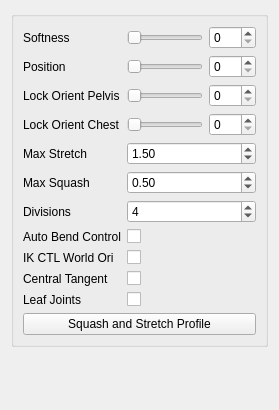
<?xml version="1.0" encoding="UTF-8"?>
<ui version="4.0">
 <class>Form</class>
 <widget class="QWidget" name="Form">
  <property name="geometry">
   <rect>
    <x>0</x>
    <y>0</y>
    <width>279</width>
    <height>410</height>
   </rect>
  </property>
  <property name="windowTitle">
   <string>Form</string>
  </property>
  <layout class="QGridLayout" name="gridLayout">
   <item row="0" column="0">
    <widget class="QGroupBox" name="groupBox">
     <property name="title">
      <string/>
     </property>
     <layout class="QFormLayout" name="formLayout">
      <item row="0" column="0">
       <widget class="QLabel" name="softness_label">
        <property name="text">
         <string>Softness</string>
        </property>
       </widget>
      </item>
      <item row="0" column="1">
       <layout class="QHBoxLayout" name="horizontalLayout_3">
        <item>
         <widget class="QSlider" name="softness_slider">
          <property name="minimumSize">
           <size>
            <width>0</width>
            <height>15</height>
           </size>
          </property>
          <property name="maximum">
           <number>100</number>
          </property>
          <property name="orientation">
           <enum>Qt::Horizontal</enum>
          </property>
         </widget>
        </item>
        <item>
         <widget class="QSpinBox" name="softness_spinBox">
          <property name="maximum">
           <number>100</number>
          </property>
         </widget>
        </item>
       </layout>
      </item>
      <item row="1" column="0">
       <widget class="QLabel" name="softness_label_2">
        <property name="text">
         <string>Position</string>
        </property>
       </widget>
      </item>
      <item row="1" column="1">
       <layout class="QHBoxLayout" name="horizontalLayout_4">
        <item>
         <widget class="QSlider" name="position_slider">
          <property name="minimumSize">
           <size>
            <width>0</width>
            <height>15</height>
           </size>
          </property>
          <property name="maximum">
           <number>100</number>
          </property>
          <property name="orientation">
           <enum>Qt::Horizontal</enum>
          </property>
         </widget>
        </item>
        <item>
         <widget class="QSpinBox" name="position_spinBox">
          <property name="maximum">
           <number>100</number>
          </property>
         </widget>
        </item>
       </layout>
      </item>
      <item row="2" column="0">
       <widget class="QLabel" name="softness_label_3">
        <property name="text">
         <string>Lock Orient Pelvis</string>
        </property>
       </widget>
      </item>
      <item row="2" column="1">
       <layout class="QHBoxLayout" name="horizontalLayout_5">
        <item>
         <widget class="QSlider" name="lockOri_pelvis_slider">
          <property name="minimumSize">
           <size>
            <width>0</width>
            <height>15</height>
           </size>
          </property>
          <property name="maximum">
           <number>100</number>
          </property>
          <property name="orientation">
           <enum>Qt::Horizontal</enum>
          </property>
         </widget>
        </item>
        <item>
         <widget class="QSpinBox" name="lockOri_pelvis_spinBox">
          <property name="maximum">
           <number>100</number>
          </property>
         </widget>
        </item>
       </layout>
      </item>
      <item row="3" column="0">
       <widget class="QLabel" name="softness_label_4">
        <property name="text">
         <string>Lock Orient Chest</string>
        </property>
       </widget>
      </item>
      <item row="3" column="1">
       <layout class="QHBoxLayout" name="horizontalLayout_6">
        <item>
         <widget class="QSlider" name="lockOri_chest_slider">
          <property name="minimumSize">
           <size>
            <width>0</width>
            <height>15</height>
           </size>
          </property>
          <property name="maximum">
           <number>100</number>
          </property>
          <property name="orientation">
           <enum>Qt::Horizontal</enum>
          </property>
         </widget>
        </item>
        <item>
         <widget class="QSpinBox" name="lockOri_chest_spinBox">
          <property name="maximum">
           <number>100</number>
          </property>
         </widget>
        </item>
       </layout>
      </item>
      <item row="4" column="0">
       <widget class="QLabel" name="maxStretch_label">
        <property name="sizePolicy">
         <sizepolicy hsizetype="MinimumExpanding" vsizetype="MinimumExpanding">
          <horstretch>0</horstretch>
          <verstretch>0</verstretch>
         </sizepolicy>
        </property>
        <property name="text">
         <string>Max Stretch</string>
        </property>
       </widget>
      </item>
      <item row="4" column="1">
       <widget class="QDoubleSpinBox" name="maxStretch_spinBox">
        <property name="sizePolicy">
         <sizepolicy hsizetype="MinimumExpanding" vsizetype="Fixed">
          <horstretch>0</horstretch>
          <verstretch>0</verstretch>
         </sizepolicy>
        </property>
        <property name="minimum">
         <double>1.000000000000000</double>
        </property>
        <property name="singleStep">
         <double>0.100000000000000</double>
        </property>
        <property name="value">
         <double>1.500000000000000</double>
        </property>
       </widget>
      </item>
      <item row="5" column="0">
       <widget class="QLabel" name="maxSquash_label">
        <property name="sizePolicy">
         <sizepolicy hsizetype="MinimumExpanding" vsizetype="MinimumExpanding">
          <horstretch>0</horstretch>
          <verstretch>0</verstretch>
         </sizepolicy>
        </property>
        <property name="text">
         <string>Max Squash</string>
        </property>
       </widget>
      </item>
      <item row="5" column="1">
       <widget class="QDoubleSpinBox" name="maxSquash_spinBox">
        <property name="sizePolicy">
         <sizepolicy hsizetype="MinimumExpanding" vsizetype="Fixed">
          <horstretch>0</horstretch>
          <verstretch>0</verstretch>
         </sizepolicy>
        </property>
        <property name="minimum">
         <double>0.100000000000000</double>
        </property>
        <property name="maximum">
         <double>1.000000000000000</double>
        </property>
        <property name="singleStep">
         <double>0.100000000000000</double>
        </property>
        <property name="value">
         <double>0.500000000000000</double>
        </property>
       </widget>
      </item>
      <item row="6" column="0">
       <widget class="QLabel" name="divisions_label">
        <property name="text">
         <string>Divisions</string>
        </property>
       </widget>
      </item>
      <item row="6" column="1">
       <widget class="QSpinBox" name="division_spinBox">
        <property name="sizePolicy">
         <sizepolicy hsizetype="Expanding" vsizetype="Fixed">
          <horstretch>0</horstretch>
          <verstretch>0</verstretch>
         </sizepolicy>
        </property>
        <property name="minimum">
         <number>2</number>
        </property>
        <property name="maximum">
         <number>99</number>
        </property>
        <property name="value">
         <number>4</number>
        </property>
       </widget>
      </item>
      <item row="7" column="0">
       <widget class="QLabel" name="autoBend_label">
        <property name="text">
         <string>Auto Bend Control</string>
        </property>
       </widget>
      </item>
      <item row="7" column="1">
       <widget class="QCheckBox" name="autoBend_checkBox">
        <property name="text">
         <string/>
        </property>
       </widget>
      </item>
      <item row="8" column="0">
       <widget class="QLabel" name="autoBend_label_2">
        <property name="text">
         <string>IK CTL World Ori</string>
        </property>
       </widget>
      </item>
      <item row="8" column="1">
       <widget class="QCheckBox" name="IKWorldOri_checkBox">
        <property name="toolTip">
         <string>&lt;html&gt;&lt;head/&gt;&lt;body&gt;&lt;p&gt;If checked the IK controls will be oriented to world space in XYZ&lt;/p&gt;&lt;/body&gt;&lt;/html&gt;</string>
        </property>
        <property name="text">
         <string/>
        </property>
       </widget>
      </item>
      <item row="9" column="0">
       <widget class="QLabel" name="centralTangent_label">
        <property name="text">
         <string>Central Tangent</string>
        </property>
       </widget>
      </item>
      <item row="9" column="1">
       <widget class="QCheckBox" name="centralTangent_checkBox">
        <property name="text">
         <string/>
        </property>
       </widget>
      </item>
      <item row="12" column="0" colspan="2">
       <widget class="QPushButton" name="squashStretchProfile_pushButton">
        <property name="text">
         <string>Squash and Stretch Profile</string>
        </property>
       </widget>
      </item>
      <item row="10" column="1">
       <widget class="QCheckBox" name="leafJoints_checkBox">
        <property name="text">
         <string/>
        </property>
       </widget>
      </item>
      <item row="10" column="0">
       <widget class="QLabel" name="leafJoints_label">
        <property name="text">
         <string>Leaf Joints</string>
        </property>
       </widget>
      </item>
     </layout>
    </widget>
   </item>
   <item row="1" column="0">
    <spacer name="verticalSpacer">
     <property name="orientation">
      <enum>Qt::Vertical</enum>
     </property>
     <property name="sizeHint" stdset="0">
      <size>
       <width>20</width>
       <height>40</height>
      </size>
     </property>
    </spacer>
   </item>
  </layout>
 </widget>
 <resources/>
 <connections>
  <connection>
   <sender>softness_slider</sender>
   <signal>sliderMoved(int)</signal>
   <receiver>softness_spinBox</receiver>
   <slot>setValue(int)</slot>
   <hints>
    <hint type="sourcelabel">
     <x>187</x>
     <y>30</y>
    </hint>
    <hint type="destinationlabel">
     <x>235</x>
     <y>28</y>
    </hint>
   </hints>
  </connection>
  <connection>
   <sender>softness_spinBox</sender>
   <signal>valueChanged(int)</signal>
   <receiver>softness_slider</receiver>
   <slot>setValue(int)</slot>
   <hints>
    <hint type="sourcelabel">
     <x>235</x>
     <y>20</y>
    </hint>
    <hint type="destinationlabel">
     <x>187</x>
     <y>20</y>
    </hint>
   </hints>
  </connection>
  <connection>
   <sender>position_slider</sender>
   <signal>valueChanged(int)</signal>
   <receiver>position_spinBox</receiver>
   <slot>setValue(int)</slot>
   <hints>
    <hint type="sourcelabel">
     <x>156</x>
     <y>50</y>
    </hint>
    <hint type="destinationlabel">
     <x>208</x>
     <y>50</y>
    </hint>
   </hints>
  </connection>
  <connection>
   <sender>position_spinBox</sender>
   <signal>valueChanged(int)</signal>
   <receiver>position_slider</receiver>
   <slot>setValue(int)</slot>
   <hints>
    <hint type="sourcelabel">
     <x>218</x>
     <y>56</y>
    </hint>
    <hint type="destinationlabel">
     <x>176</x>
     <y>54</y>
    </hint>
   </hints>
  </connection>
  <connection>
   <sender>lockOri_pelvis_spinBox</sender>
   <signal>valueChanged(int)</signal>
   <receiver>lockOri_pelvis_slider</receiver>
   <slot>setValue(int)</slot>
   <hints>
    <hint type="sourcelabel">
     <x>207</x>
     <y>79</y>
    </hint>
    <hint type="destinationlabel">
     <x>165</x>
     <y>82</y>
    </hint>
   </hints>
  </connection>
  <connection>
   <sender>lockOri_pelvis_slider</sender>
   <signal>valueChanged(int)</signal>
   <receiver>lockOri_pelvis_spinBox</receiver>
   <slot>setValue(int)</slot>
   <hints>
    <hint type="sourcelabel">
     <x>111</x>
     <y>76</y>
    </hint>
    <hint type="destinationlabel">
     <x>198</x>
     <y>70</y>
    </hint>
   </hints>
  </connection>
  <connection>
   <sender>softness_slider</sender>
   <signal>valueChanged(int)</signal>
   <receiver>softness_spinBox</receiver>
   <slot>setValue(int)</slot>
   <hints>
    <hint type="sourcelabel">
     <x>97</x>
     <y>23</y>
    </hint>
    <hint type="destinationlabel">
     <x>207</x>
     <y>23</y>
    </hint>
   </hints>
  </connection>
 </connections>
</ui>
